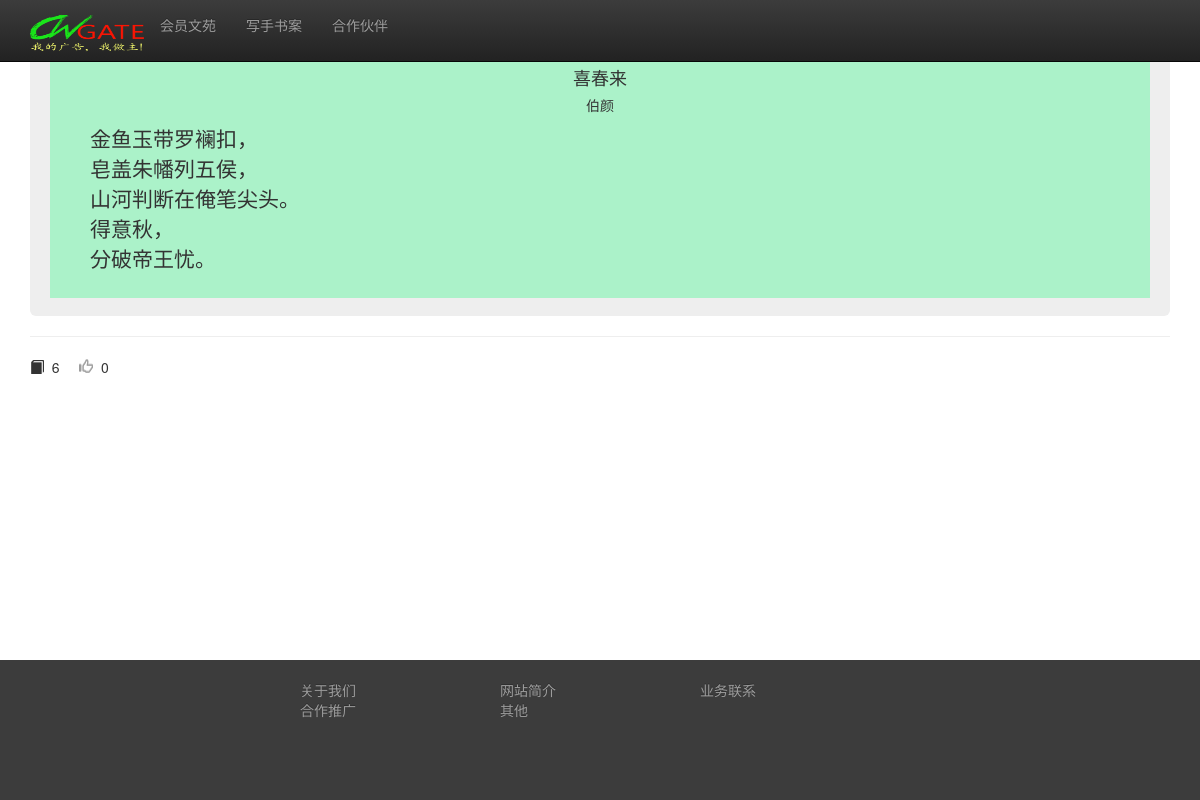
The app's page /source/lib/articles/show/1/, older data.
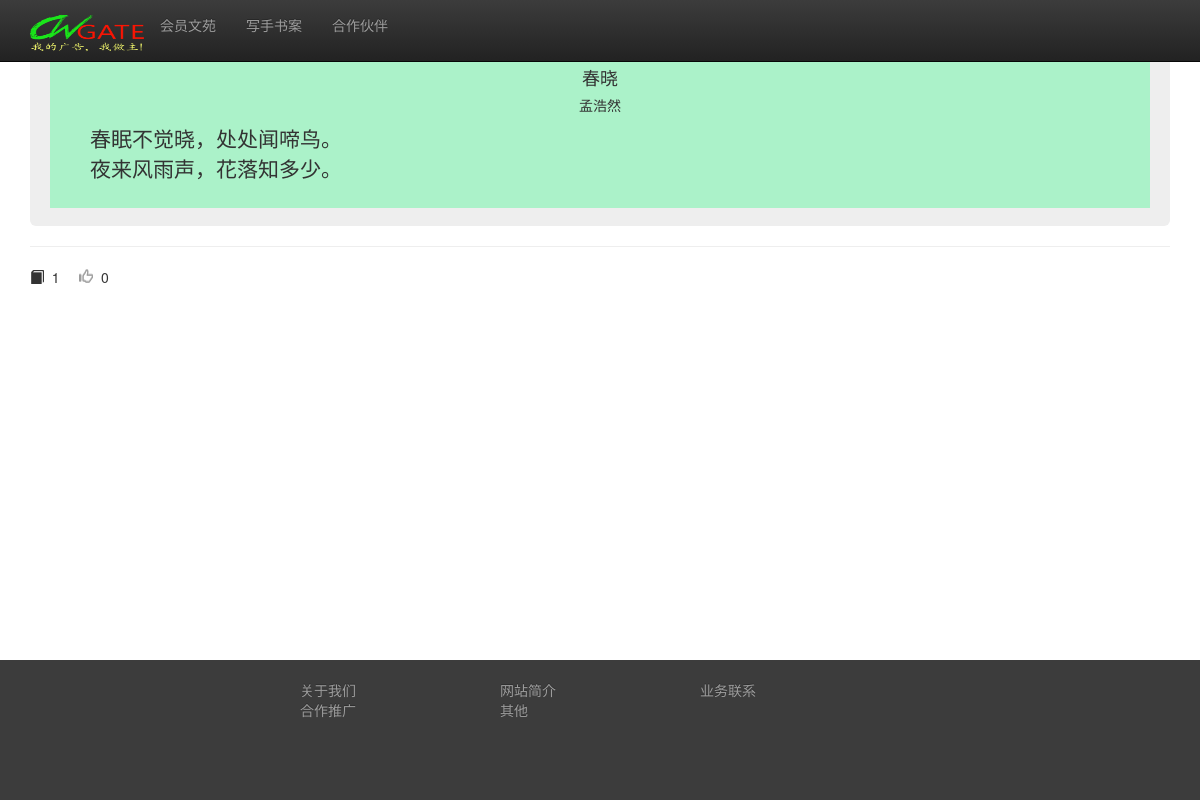
The same page, newer data.
### content/models.py (models this page shows, shortened)
class Article(models.Model):
    category = models.ForeignKey(Category)
    title = models.CharField(max_length=120)
    author = models.CharField(max_length=30)
    content = models.TextField('Content')
    date = models.DateTimeField('date added',null=True,auto_now_add=True)
    num_like = models.IntegerField(null=True, default=0)
    num_read = models.IntegerField(null=True, default=0)
    num_frwd = models.IntegerField(null=True, default=0)
    num_para = models.IntegerField(null=True, default=0)

### editor/views.py (the view)
# urls.py: url(r'^source/lib/articles/show/(?P<article_id>\d+)/$', views.lib_show_article, name='show_article_from_lib'),
@render_to('show_lib_article.html')
def lib_show_article(request, article_id):
    try:
        lib_article = Article.objects.get(id=article_id)
        lib_article.num_read += 1
        lib_article.save()
        return {
            'article_content': lib_article.content,
            'article_title': lib_article.title,
            'article_author': lib_article.author,
            'article_id': article_id,
            'article_like': lib_article.num_like,
            'article_read': lib_article.num_read,
            'article_para': lib_article.num_para,
        }
    except Article.DoesNotExist:
        return redirect('not_found', permanent=True)

### utils/shortcuts.py (called while the page is built)
def render_to(template):
    def render_to_decorator(func):
        @wraps(func)
        def wrapper(request, *args, **kwargs):
            output = func(request, *args, **kwargs)
            if isinstance(output, dict):
                return render_to_response(template, output, RequestContext(request))
            return output
        return wrapper
    return render_to_decorator

### editor/templates/show_lib_article.html (shortened to what this page needs)
{% extends 'base.html' %}
{% block content %}
 <div class="jumbotron">
    <a href="/source/lib/preview/{{ article_id }}/"><button type="button" class="btn btn-warning btn-sm">植入广告</button></a>
    <div id="article_content" style="background-color:#abf2c9; padding: 10px 40px;">
        <h4 class="text-center">{{ article_title|safe }}</h4>
        <h5 class="text-center">{{ article_author }}</h5>
        {{ article_content|linebreaks }}
    </div>
</div>
<hr>
<span class="glyphicon glyphicon-book" aria-hidden="true"></span> &nbsp;{{ article_read }} &nbsp; &nbsp;
<a id="like_it" href='#' class="glyphicon glyphicon-thumbs-up" aria-hidden="true"></a> &nbsp;<span id="num_like">{{ article_like }}</span>
{% endblock %}

Row changes from the older to the newer data that the page shows:
changed Article: title "喜春来" → "春晓"; author "伯颜" → "孟浩然"; content "金鱼玉带罗襕扣， 皂盖朱幡列五侯， 山河判断在俺笔尖头。 得意秋， 分破帝王忧。" → "春眠不觉晓，处处闻啼鸟。 夜来风雨声，花落知多少。"
Text that changed along with them:
{{ article_read }}: "6" → "1"
